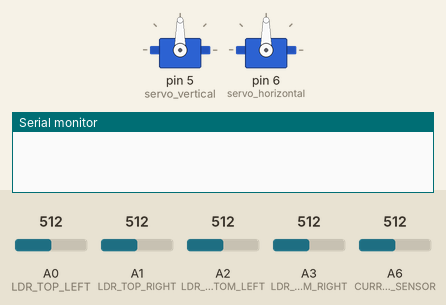
A sketch run on a simulated Arduino Nano, built with avr-gcc and run on an emulated ATmega328P. On the bench: 2 × servo, the last lines printed to the serial monitor. The inputs (shaded band) are chosen by the test bench; at power-on: A0 (LDR_TOP_LEFT) = 512, A1 (LDR_TOP_RIGHT) = 512, A2 (LDR_BOTTOM_LEFT) = 512, A3 (LDR_BOTTOM_RIGHT) = 512, A6 (CURRENT_SENSOR) = 512.

Above: at 1.7 s.
1.8 s: A0 (LDR_TOP_LEFT) set to 524
3.5 s: A0 (LDR_TOP_LEFT) set to 546
At 6.3 s:
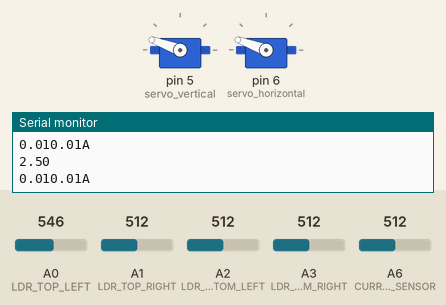
6.5 s: A1 (LDR_TOP_RIGHT) set to 553
8.0 s: A1 (LDR_TOP_RIGHT) set to 577
At 8.46 s:
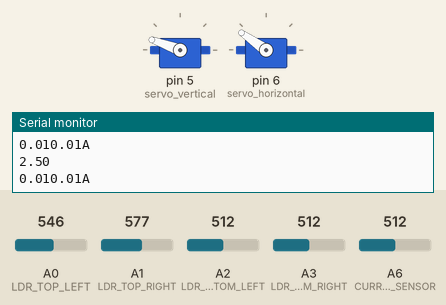
11.0 s: A2 (LDR_BOTTOM_LEFT) set to 529
At 11.0 s:
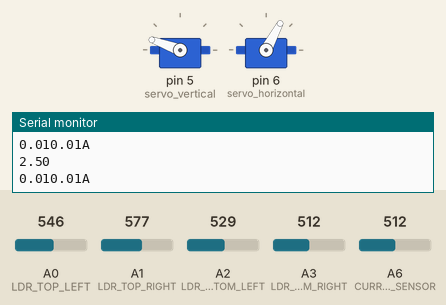
12.5 s: A3 (LDR_BOTTOM_RIGHT) set to 716
At 17.2 s:
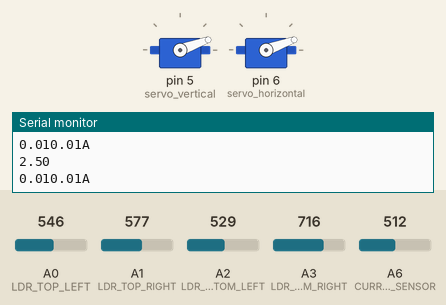
Timing chart, 0 to 18.3 s (numbered marks = the images above; inputs shaded):
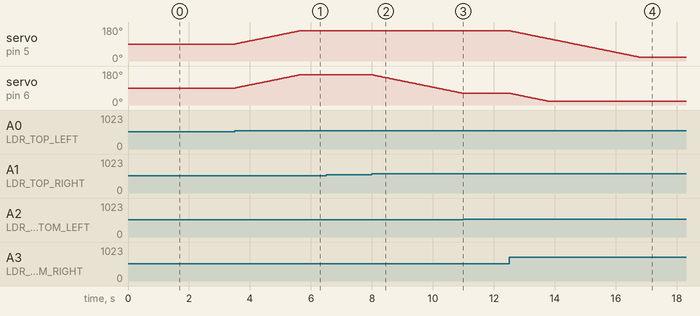

The sketch:

solartracker4phontondiode.ino
```cpp
#include <LiquidCrystal_I2C.h>
#include <Servo.h>


//LDRs - Khai báo cảm biến ánh sáng

const int LDR_TOP_LEFT = A0;
const int LDR_TOP_RIGHT = A1;
const int LDR_BOTTOM_LEFT = A2;
const int LDR_BOTTOM_RIGHT = A3;
const int LIGHT_THRESHOLD = 10;// Ngưỡng ánh sáng để quyết định hướng

//Servos - Khai báo Servo

Servo servo_horizontal;
Servo servo_vertical;
int pos_sh = 90; // Vị trí ban đầu của Servo ngang
int pos_sv = 90; // Vị trí ban đầu của Servo đứng
const int UPPER_LIMIT_POS = 160;   // Giới hạn trên của Servo
const int LOWER_LIMIT_POS = 20;    // Giới hạn dưới của Servo

// Cảm biến dòng điện
const int CURRENT_SENSOR = A6;
const float SENSIBILITY = 0.185;
const int CURRENT_SAMPLES = 10;

unsigned long lastTime = 0;
unsigned long threshold = 2000;

//Pantalla LCD con I2C
// LiquidCrystal_I2C lcd(0x27, 16, 2);


void setup() {
  // put your setup code here, to run once:
  Serial.begin(115200);
  delay(500);
  // lcd.init();
  // delay(2000);
  // lcd.backlight();
  servo_vertical.attach(5);
  servo_horizontal.attach(6);
  servo_vertical.write(90);
  servo_horizontal.write(90);
  pos_sv = servo_vertical.read();
  pos_sh = servo_horizontal.read();
}

void loop() {
  // Đọc giá trị từ các cảm biến ánh sáng
  int ldr_tl_value = analogRead(LDR_TOP_LEFT);
  int ldr_tr_value = analogRead(LDR_TOP_RIGHT);
  int ldr_bl_value = analogRead(LDR_BOTTOM_LEFT);
  int ldr_br_value = analogRead(LDR_BOTTOM_RIGHT);

  // Tính trung bình của các cảm biến
  int average_top = (ldr_tl_value + ldr_tr_value) / 2;
  int average_bottom = (ldr_bl_value + ldr_br_value) / 2;
  int average_left = (ldr_tl_value + ldr_bl_value) / 2;
  int average_right = (ldr_tr_value + ldr_br_value) / 2;

  // Điều khiển Solar Tracker
  moveSolarTracker(average_top, average_bottom, average_left, average_right);

  // Kiểm tra và hiển thị dòng điện đo được
  if ((millis() - lastTime) > threshold) {
    lastTime = millis();

    float current_measured = medirCorriente(CURRENT_SENSOR, SENSIBILITY, CURRENT_SAMPLES);

    // lcd.clear();
    // lcd.setCursor(2, 0);
    // lcd.print("Corriente:");
    // lcd.setCursor(2, 1);
    Serial.print(current_measured);
    // Serial.print(String(current_measured));
    Serial.print(current_measured);
    Serial.println("A");
  }


  delay(30);
}
// Hàm điều khiển Solar Tracker

void moveSolarTracker(int average_top, int average_bottom, int average_left, int average_right) {
  if ((average_top - average_bottom) > LIGHT_THRESHOLD && pos_sv < UPPER_LIMIT_POS) {
    pos_sv++;
    servo_vertical.write(pos_sv);
  }
  else if ((average_bottom - average_top) > LIGHT_THRESHOLD && pos_sv > LOWER_LIMIT_POS) {
    pos_sv--;
    servo_vertical.write(pos_sv);
  }

  if ((average_left - average_right) > LIGHT_THRESHOLD && pos_sh < UPPER_LIMIT_POS) {
    pos_sh++;
    servo_horizontal.write(pos_sh);
  }
  else if ((average_right - average_left) > LIGHT_THRESHOLD && pos_sh > LOWER_LIMIT_POS) {
    pos_sh--;
    servo_horizontal.write(pos_sh);
  }
}
// Hàm đo dòng điện

float medirCorriente(int current_sensor, float sensibility, int samples) {
  float sensor_read = 0;
  float current_measured = 0;

  // Đọc giá trị từ cảm biến và tính trung bình

  for (int i = 0; i < samples; i++) {
    sensor_read += analogRead(CURRENT_SENSOR);
  }

  sensor_read = sensor_read / samples;

  // Chuyển đổi giá trị ADC sang điện áp
  sensor_read = sensor_read * (5.0 / 1023.0);

  // Tính toán dòng điện
  current_measured = (sensor_read - 2.5) / sensibility;
  Serial.println(sensor_read); // Hiển thị giá trị ADC trên Serial Monitor

  return current_measured;
}
```

Measured:
- the behaviour switches between 533 and 534 on A0 (LDR_TOP_LEFT) (found by bisection; images 0 and 1)
- the behaviour switches between 567 and 568 on A1 (LDR_TOP_RIGHT) (found by bisection; images 1 and 2)
- the behaviour switches between 521 and 522 on A2 (LDR_BOTTOM_LEFT) (found by bisection; images 2 and 3)
- after the input at 3.5 s, servo on pin 5 (servo_vertical), servo on pin 6 (servo_horizontal): moves from 90° to 160° over 2.1 s, starting at once
- after the input at 6.5 s, every drawn part: stays the same
- after the input at 8.0 s, servo on pin 6 (servo_horizontal): moves from 160° to 62° over 3.0 s, starting at once
- after the input at 11.0 s, servo on pin 6 (servo_horizontal): stays 62° (without the input it goes to 61° after 0.00 s)
- after the input at 12.5 s, servo on pin 5 (servo_vertical): moves from 160° to 20° over 4.2 s, starting at once; servo on pin 6 (servo_horizontal): moves from 62° to 20° over 1.3 s, starting at once
